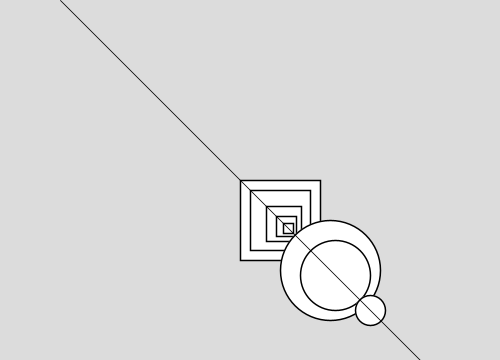
Frame 1 (no input)
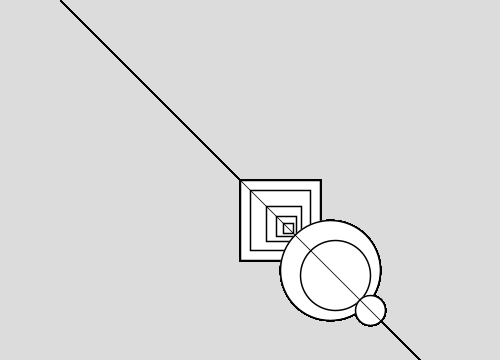
Frame 60 (the mouse pressed at the canvas centre just before this capture)
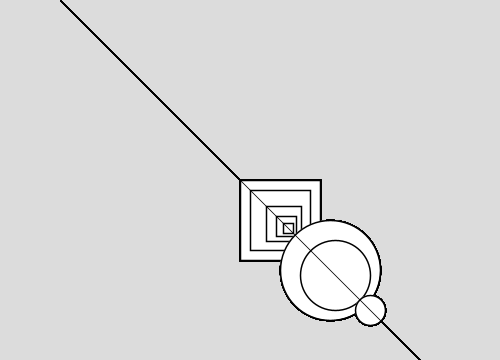
Frame 120 (the mouse held since frame 60 and released just before this capture)

The Processing sketch that drew these frames (run headless with seeded random() and noise(); from frame 60 on, the mouse is pressed at the canvas centre):

// Processing sketch: processing_112113
// ── processing_112113.pde

// hello world, 2013/09/25
// Stella Wang, Tainan

void setup() {
  size(500, 360);
  background(220);
}

void draw() {
  smooth();

  strokeWeight(1.5);
  rectMode (CENTER);
  rect(280, 220, 80, 80);
  rect(280, 220, 60, 60);
  rect(284, 224, 35, 35);
  rect(286, 226, 20, 20);
  rect(288, 228, 10, 10);


  ellipseMode(CORNER);
  ellipse(280, 220, 100, 100);
  ellipse(300, 240, 70, 70);


  ellipse(355, 295, 30, 30);


  strokeWeight(0.8);
  line(60, 0, 540, 480);
}
